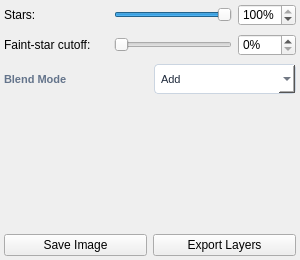
<?xml version="1.0" encoding="UTF-8"?>
<ui version="4.0">
 <class>SplitRecombineSettings</class>
 <widget class="QWidget" name="SplitRecombineSettings">
  <property name="geometry">
   <rect>
    <x>0</x>
    <y>0</y>
    <width>300</width>
    <height>260</height>
   </rect>
  </property>
  <property name="styleSheet">
   <string notr="true">QLabel#lbl_fin_mode {
    font-size: 11px;
    font-weight: 500;
    color: #64748b;
}
QComboBox#combo_star_blend_mode {
    background-color: #ffffff;
    border: 1px solid #cbd5e1;
    border-radius: 4px;
    padding: 2px 6px;
    font-size: 11px;
    color: #1e293b;
    min-height: 20px;
    max-height: 24px;
}
QComboBox#combo_star_blend_mode:focus {
    border: 1px solid #0369a1;
    outline: none;
}</string>
  </property>
  <layout class="QVBoxLayout" name="layout">
   <property name="spacing">
    <number>8</number>
   </property>
   <property name="leftMargin">
    <number>4</number>
   </property>
   <property name="topMargin">
    <number>4</number>
   </property>
   <property name="rightMargin">
    <number>4</number>
   </property>
   <property name="bottomMargin">
    <number>4</number>
   </property>
   <item>
    <layout class="QHBoxLayout" name="star_amount_row">
     <property name="spacing">
      <number>6</number>
     </property>
     <item>
      <widget class="QLabel" name="lbl_star_amount_title">
       <property name="minimumSize">
        <size>
         <width>104</width>
         <height>0</height>
        </size>
       </property>
       <property name="maximumSize">
        <size>
         <width>104</width>
         <height>16777215</height>
        </size>
       </property>
       <property name="text">
        <string>Stars:</string>
       </property>
       <property name="buddy">
        <cstring>spin_star_amount</cstring>
       </property>
      </widget>
     </item>
     <item>
      <widget class="QSlider" name="slider_star_amount">
       <property name="minimumSize">
        <size>
         <width>60</width>
         <height>0</height>
        </size>
       </property>
       <property name="orientation">
        <enum>Qt::Orientation::Horizontal</enum>
       </property>
       <property name="minimum">
        <number>0</number>
       </property>
       <property name="maximum">
        <number>100</number>
       </property>
       <property name="singleStep">
        <number>1</number>
       </property>
       <property name="pageStep">
        <number>10</number>
       </property>
       <property name="value">
        <number>100</number>
       </property>
       <property name="tracking">
        <bool>true</bool>
       </property>
      </widget>
     </item>
     <item>
      <widget class="QSpinBox" name="spin_star_amount">
       <property name="maximumSize">
        <size>
         <width>62</width>
         <height>16777215</height>
        </size>
       </property>
       <property name="accessibleName">
        <string>Stars</string>
       </property>
       <property name="styleSheet">
        <string notr="true"/>
       </property>
       <property name="suffix">
        <string>%</string>
       </property>
       <property name="minimum">
        <number>0</number>
       </property>
       <property name="maximum">
        <number>100</number>
       </property>
       <property name="singleStep">
        <number>1</number>
       </property>
       <property name="value">
        <number>100</number>
       </property>
      </widget>
     </item>
    </layout>
   </item>
   <item>
    <layout class="QHBoxLayout" name="star_threshold_row">
     <property name="spacing">
      <number>6</number>
     </property>
     <item>
      <widget class="QLabel" name="lbl_star_threshold_title">
       <property name="minimumSize">
        <size>
         <width>104</width>
         <height>0</height>
        </size>
       </property>
       <property name="maximumSize">
        <size>
         <width>104</width>
         <height>16777215</height>
        </size>
       </property>
       <property name="text">
        <string>Faint-star cutoff:</string>
       </property>
       <property name="buddy">
        <cstring>spin_star_threshold</cstring>
       </property>
      </widget>
     </item>
     <item>
      <widget class="QSlider" name="slider_star_threshold">
       <property name="minimumSize">
        <size>
         <width>60</width>
         <height>0</height>
        </size>
       </property>
       <property name="orientation">
        <enum>Qt::Orientation::Horizontal</enum>
       </property>
       <property name="minimum">
        <number>0</number>
       </property>
       <property name="maximum">
        <number>50</number>
       </property>
       <property name="singleStep">
        <number>1</number>
       </property>
       <property name="pageStep">
        <number>5</number>
       </property>
       <property name="value">
        <number>0</number>
       </property>
       <property name="tracking">
        <bool>true</bool>
       </property>
       <property name="toolTip">
        <string>Higher values remove fainter stars. Drag for 0–50%; enter up to 100% in the number field.</string>
       </property>
      </widget>
     </item>
     <item>
      <widget class="QSpinBox" name="spin_star_threshold">
       <property name="maximumSize">
        <size>
         <width>62</width>
         <height>16777215</height>
        </size>
       </property>
       <property name="accessibleName">
        <string>Faint-star cutoff</string>
       </property>
       <property name="toolTip">
        <string>Higher values remove fainter stars. 0% keeps all stars; 100% removes all stars.</string>
       </property>
       <property name="styleSheet">
        <string notr="true"/>
       </property>
       <property name="suffix">
        <string>%</string>
       </property>
       <property name="minimum">
        <number>0</number>
       </property>
       <property name="maximum">
        <number>100</number>
       </property>
       <property name="singleStep">
        <number>1</number>
       </property>
       <property name="value">
        <number>0</number>
       </property>
      </widget>
     </item>
    </layout>
   </item>
   <item>
    <layout class="QHBoxLayout" name="fin_mode_layout">
     <item>
      <widget class="QLabel" name="lbl_fin_mode">
       <property name="text">
        <string>Blend Mode</string>
       </property>
      </widget>
     </item>
     <item>
      <widget class="QComboBox" name="combo_star_blend_mode">
       <item>
        <property name="text">
         <string>Add</string>
        </property>
       </item>
       <item>
        <property name="text">
         <string>Screen</string>
        </property>
       </item>
      </widget>
     </item>
    </layout>
   </item>
   <item>
    <widget class="QLabel" name="lbl_status">
     <property name="text">
      <string/>
     </property>
     <property name="wordWrap">
      <bool>true</bool>
     </property>
    </widget>
   </item>
   <item>
    <layout class="QHBoxLayout" name="actions_layout">
     <property name="spacing">
      <number>6</number>
     </property>
     <item>
      <widget class="QPushButton" name="btn_save_output">
       <property name="cursor">
        <cursorShape>PointingHandCursor</cursorShape>
       </property>
       <property name="text">
        <string>Save Image</string>
       </property>
      </widget>
     </item>
     <item>
      <widget class="QPushButton" name="btn_export_layers">
       <property name="cursor">
        <cursorShape>PointingHandCursor</cursorShape>
       </property>
       <property name="toolTip">
        <string>Export separated and finished layers to disk. Stars is positive-only (the internal Add negative correction is not exported), so external layer recombination or JPEG export may not reconstruct the source exactly.</string>
       </property>
       <property name="text">
        <string>Export Layers</string>
       </property>
      </widget>
     </item>
    </layout>
   </item>
  </layout>
 </widget>
 <resources>
  <include location="resources.qrc"/>
 </resources>
 <connections/>
</ui>
